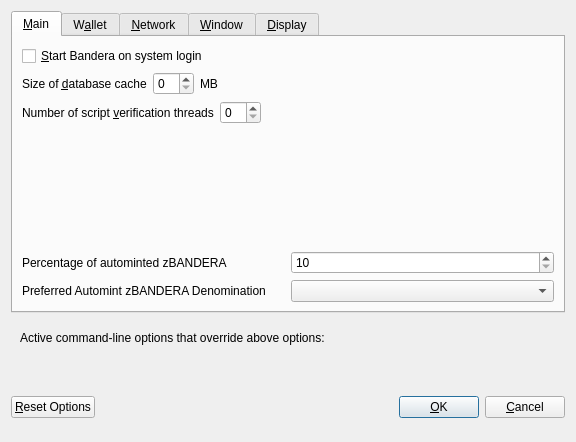
<?xml version="1.0" encoding="UTF-8"?>
<ui version="4.0">
 <class>OptionsDialog</class>
 <widget class="QDialog" name="OptionsDialog">
  <property name="geometry">
   <rect>
    <x>0</x>
    <y>0</y>
    <width>576</width>
    <height>442</height>
   </rect>
  </property>
  <property name="windowTitle">
   <string>Options</string>
  </property>
  <property name="modal">
   <bool>true</bool>
  </property>
  <layout class="QVBoxLayout" name="verticalLayout">
   <item>
    <widget class="QTabWidget" name="tabWidget">
     <property name="currentIndex">
      <number>0</number>
     </property>
     <widget class="QWidget" name="tabMain">
      <attribute name="title">
       <string>&amp;Main</string>
      </attribute>
      <layout class="QVBoxLayout" name="verticalLayout_Main">
       <item>
        <widget class="QCheckBox" name="bitcoinAtStartup">
         <property name="toolTip">
          <string>Automatically start Bandera after logging in to the system.</string>
         </property>
         <property name="text">
          <string>&amp;Start Bandera on system login</string>
         </property>
        </widget>
       </item>
       <item>
        <layout class="QHBoxLayout" name="horizontalLayout_2_Main">
         <item>
          <widget class="QLabel" name="databaseCacheLabel">
           <property name="text">
            <string>Size of &amp;database cache</string>
           </property>
           <property name="textFormat">
            <enum>Qt::PlainText</enum>
           </property>
           <property name="buddy">
            <cstring>databaseCache</cstring>
           </property>
          </widget>
         </item>
         <item>
          <widget class="QSpinBox" name="databaseCache"/>
         </item>
         <item>
          <widget class="QLabel" name="databaseCacheUnitLabel">
           <property name="text">
            <string>MB</string>
           </property>
           <property name="textFormat">
            <enum>Qt::PlainText</enum>
           </property>
          </widget>
         </item>
         <item>
          <spacer name="horizontalSpacer_2_Main">
           <property name="orientation">
            <enum>Qt::Horizontal</enum>
           </property>
           <property name="sizeHint" stdset="0">
            <size>
             <width>40</width>
             <height>20</height>
            </size>
           </property>
          </spacer>
         </item>
        </layout>
       </item>
       <item>
        <layout class="QHBoxLayout" name="horizontalLayout_3_Main">
         <item>
          <widget class="QLabel" name="threadsScriptVerifLabel">
           <property name="text">
            <string>Number of script &amp;verification threads</string>
           </property>
           <property name="textFormat">
            <enum>Qt::PlainText</enum>
           </property>
           <property name="buddy">
            <cstring>threadsScriptVerif</cstring>
           </property>
          </widget>
         </item>
         <item>
          <widget class="QSpinBox" name="threadsScriptVerif">
           <property name="toolTip">
            <string>(0 = auto, &lt;0 = leave that many cores free)</string>
           </property>
          </widget>
         </item>
         <item>
          <spacer name="horizontalSpacer_3_Main">
           <property name="orientation">
            <enum>Qt::Horizontal</enum>
           </property>
           <property name="sizeHint" stdset="0">
            <size>
             <width>40</width>
             <height>20</height>
            </size>
           </property>
          </spacer>
         </item>
        </layout>
       </item>
       <item>
        <spacer name="verticalSpacer_2">
         <property name="orientation">
          <enum>Qt::Vertical</enum>
         </property>
         <property name="sizeHint" stdset="0">
          <size>
           <width>20</width>
           <height>40</height>
          </size>
         </property>
        </spacer>
       </item>
       <item>
        <layout class="QHBoxLayout" name="horizontalLayout_3">
         <item>
          <widget class="QLabel" name="percentage_label">
           <property name="toolTip">
            <string>Percentage of incoming BANDERA which get automatically converted to zBANDERA via Zerocoin Protocol (min: 10%)</string>
           </property>
           <property name="text">
            <string>Percentage of autominted zBANDERA</string>
           </property>
          </widget>
         </item>
         <item>
          <widget class="QSpinBox" name="zeromintPercentage">
           <property name="minimum">
            <number>10</number>
           </property>
           <property name="maximum">
            <number>100</number>
           </property>
          </widget>
         </item>
        </layout>
       </item>
       <item>
        <layout class="QHBoxLayout" name="horizontalLayout" stretch="0,0">
         <property name="sizeConstraint">
          <enum>QLayout::SetFixedSize</enum>
         </property>
         <item>
          <widget class="QLabel" name="labelPreferredDenom">
           <property name="maximumSize">
            <size>
             <width>16777215</width>
             <height>16777215</height>
            </size>
           </property>
           <property name="toolTip">
            <string>Wait with automatic conversion to Zerocoin until enough BANDERA for this denomination is available</string>
           </property>
           <property name="text">
            <string>Preferred Automint zBANDERA Denomination</string>
           </property>
          </widget>
         </item>
         <item>
          <widget class="QComboBox" name="preferredDenom">
           <property name="maximumSize">
            <size>
             <width>16777215</width>
             <height>27</height>
            </size>
           </property>
           <property name="toolTip">
            <string>Wait with automatic conversion to Zerocoin until enough BANDERA for this denomination is available</string>
           </property>
           <property name="maxVisibleItems">
            <number>9</number>
           </property>
           <property name="maxCount">
            <number>9</number>
           </property>
          </widget>
         </item>
        </layout>
       </item>
      </layout>
     </widget>
     <widget class="QWidget" name="tabWallet">
      <attribute name="title">
       <string>W&amp;allet</string>
      </attribute>
      <layout class="QVBoxLayout" name="verticalLayout_Wallet">
       <item>
        <widget class="QGroupBox" name="groupBox">
         <property name="title">
          <string>Expert</string>
         </property>
         <layout class="QVBoxLayout" name="verticalLayout_2">
          <item>
           <widget class="QCheckBox" name="coinControlFeatures">
            <property name="toolTip">
             <string>Whether to show coin control features or not.</string>
            </property>
            <property name="text">
             <string>Enable coin &amp;control features</string>
            </property>
           </widget>
          </item>
          <item>
           <widget class="QCheckBox" name="showMasternodesTab">
            <property name="toolTip">
             <string>Show additional tab listing all your masternodes in first sub-tab&lt;br/&gt;and all masternodes on the network in second sub-tab.</string>
            </property>
            <property name="text">
             <string>Show Masternodes Tab</string>
            </property>
           </widget>
          </item>
          <item>
           <widget class="QCheckBox" name="spendZeroConfChange">
            <property name="toolTip">
             <string>If you disable the spending of unconfirmed change, the change from a transaction&lt;br/&gt;cannot be used until that transaction has at least one confirmation.&lt;br/&gt;This also affects how your balance is computed.</string>
            </property>
            <property name="text">
             <string>&amp;Spend unconfirmed change</string>
            </property>
           </widget>
          </item>
         </layout>
        </widget>
       </item>
       <item>
        <spacer name="verticalSpacer_Wallet">
         <property name="orientation">
          <enum>Qt::Vertical</enum>
         </property>
         <property name="sizeHint" stdset="0">
          <size>
           <width>20</width>
           <height>40</height>
          </size>
         </property>
        </spacer>
       </item>
      </layout>
     </widget>
     <widget class="QWidget" name="tabNetwork">
      <attribute name="title">
       <string>&amp;Network</string>
      </attribute>
      <layout class="QVBoxLayout" name="verticalLayout_Network">
       <item>
        <widget class="QCheckBox" name="mapPortUpnp">
         <property name="toolTip">
          <string>Automatically open the Bandera client port on the router. This only works when your router supports UPnP and it is enabled.</string>
         </property>
         <property name="text">
          <string>Map port using &amp;UPnP</string>
         </property>
        </widget>
       </item>
       <item>
        <widget class="QCheckBox" name="allowIncoming">
         <property name="toolTip">
          <string>Accept connections from outside</string>
         </property>
         <property name="text">
          <string>Allow incoming connections</string>
         </property>
        </widget>
       </item>
       <item>
        <widget class="QCheckBox" name="connectSocks">
         <property name="toolTip">
          <string>Connect to the Bandera network through a SOCKS5 proxy.</string>
         </property>
         <property name="text">
          <string>&amp;Connect through SOCKS5 proxy (default proxy):</string>
         </property>
        </widget>
       </item>
       <item>
        <layout class="QHBoxLayout" name="horizontalLayout_1_Network">
         <item>
          <widget class="QLabel" name="proxyIpLabel">
           <property name="text">
            <string>Proxy &amp;IP:</string>
           </property>
           <property name="textFormat">
            <enum>Qt::PlainText</enum>
           </property>
           <property name="buddy">
            <cstring>proxyIp</cstring>
           </property>
          </widget>
         </item>
         <item>
          <widget class="QValidatedLineEdit" name="proxyIp">
           <property name="minimumSize">
            <size>
             <width>140</width>
             <height>0</height>
            </size>
           </property>
           <property name="maximumSize">
            <size>
             <width>140</width>
             <height>16777215</height>
            </size>
           </property>
           <property name="toolTip">
            <string>IP address of the proxy (e.g. IPv4: 127.0.0.1 / IPv6: ::1)</string>
           </property>
          </widget>
         </item>
         <item>
          <widget class="QLabel" name="proxyPortLabel">
           <property name="text">
            <string>&amp;Port:</string>
           </property>
           <property name="textFormat">
            <enum>Qt::PlainText</enum>
           </property>
           <property name="buddy">
            <cstring>proxyPort</cstring>
           </property>
          </widget>
         </item>
         <item>
          <widget class="QLineEdit" name="proxyPort">
           <property name="minimumSize">
            <size>
             <width>55</width>
             <height>0</height>
            </size>
           </property>
           <property name="maximumSize">
            <size>
             <width>55</width>
             <height>16777215</height>
            </size>
           </property>
           <property name="toolTip">
            <string>Port of the proxy (e.g. 9050)</string>
           </property>
          </widget>
         </item>
         <item>
          <spacer name="horizontalSpacer_1_Network">
           <property name="orientation">
            <enum>Qt::Horizontal</enum>
           </property>
           <property name="sizeHint" stdset="0">
            <size>
             <width>40</width>
             <height>20</height>
            </size>
           </property>
          </spacer>
         </item>
        </layout>
       </item>
       <item>
        <spacer name="verticalSpacer_Network">
         <property name="orientation">
          <enum>Qt::Vertical</enum>
         </property>
         <property name="sizeHint" stdset="0">
          <size>
           <width>20</width>
           <height>40</height>
          </size>
         </property>
        </spacer>
       </item>
      </layout>
     </widget>
     <widget class="QWidget" name="tabWindow">
      <attribute name="title">
       <string>&amp;Window</string>
      </attribute>
      <layout class="QVBoxLayout" name="verticalLayout_Window">
       <item>
        <widget class="QCheckBox" name="minimizeToTray">
         <property name="toolTip">
          <string>Show only a tray icon after minimizing the window.</string>
         </property>
         <property name="text">
          <string>&amp;Minimize to the tray instead of the taskbar</string>
         </property>
        </widget>
       </item>
       <item>
        <widget class="QCheckBox" name="minimizeOnClose">
         <property name="toolTip">
          <string>Minimize instead of exit the application when the window is closed. When this option is enabled, the application will be closed only after selecting Quit in the menu.</string>
         </property>
         <property name="text">
          <string>M&amp;inimize on close</string>
         </property>
        </widget>
       </item>
       <item>
        <spacer name="verticalSpacer_Window">
         <property name="orientation">
          <enum>Qt::Vertical</enum>
         </property>
         <property name="sizeHint" stdset="0">
          <size>
           <width>20</width>
           <height>40</height>
          </size>
         </property>
        </spacer>
       </item>
      </layout>
     </widget>
     <widget class="QWidget" name="tabDisplay">
      <attribute name="title">
       <string>&amp;Display</string>
      </attribute>
      <layout class="QVBoxLayout" name="verticalLayout_Display">
       <item>
        <layout class="QHBoxLayout" name="horizontalLayout_1_Display">
         <item>
          <widget class="QLabel" name="langLabel">
           <property name="text">
            <string>User Interface &amp;language:</string>
           </property>
           <property name="textFormat">
            <enum>Qt::PlainText</enum>
           </property>
           <property name="buddy">
            <cstring>lang</cstring>
           </property>
          </widget>
         </item>
         <item>
          <widget class="QValueComboBox" name="lang">
           <property name="toolTip">
            <string>The user interface language can be set here. This setting will take effect after restarting Bandera.</string>
           </property>
          </widget>
         </item>
        </layout>
       </item>
       <item>
        <widget class="QLabel" name="label_3">
         <property name="toolTip">
          <string notr="true"/>
         </property>
         <property name="statusTip">
          <string notr="true"/>
         </property>
         <property name="whatsThis">
          <string notr="true"/>
         </property>
         <property name="accessibleName">
          <string notr="true"/>
         </property>
         <property name="text">
          <string>Language missing or translation incomplete? Help contributing translations here:
https://www.transifex.com/bandera-project/bandera-project-translations</string>
         </property>
         <property name="wordWrap">
          <bool>true</bool>
         </property>
         <property name="openExternalLinks">
          <bool>true</bool>
         </property>
         <property name="textInteractionFlags">
          <set>Qt::TextBrowserInteraction</set>
         </property>
        </widget>
       </item>
       <item>
        <layout class="QHBoxLayout" name="horizontalLayout_4_Display" stretch="0,0">
         <item>
          <widget class="QLabel" name="themeLabel">
           <property name="text">
            <string>User Interface Theme:</string>
           </property>
          </widget>
         </item>
         <item>
          <widget class="QValueComboBox" name="theme"/>
         </item>
        </layout>
       </item>
       <item>
        <widget class="Line" name="line">
         <property name="orientation">
          <enum>Qt::Horizontal</enum>
         </property>
        </widget>
       </item>
       <item>
        <layout class="QHBoxLayout" name="horizontalLayout_2_Display">
         <item>
          <widget class="QLabel" name="unitLabel">
           <property name="text">
            <string>&amp;Unit to show amounts in:</string>
           </property>
           <property name="textFormat">
            <enum>Qt::PlainText</enum>
           </property>
           <property name="buddy">
            <cstring>unit</cstring>
           </property>
          </widget>
         </item>
         <item>
          <widget class="QValueComboBox" name="unit">
           <property name="toolTip">
            <string>Choose the default subdivision unit to show in the interface and when sending coins.</string>
           </property>
          </widget>
         </item>
        </layout>
       </item>
       <item>
        <layout class="QHBoxLayout" name="horizontalLayout_5_Display">
         <item>
          <widget class="QLabel" name="digitsLabel">
           <property name="text">
            <string>Decimal digits</string>
           </property>
          </widget>
         </item>
         <item>
          <widget class="QValueComboBox" name="digits"/>
         </item>
        </layout>
       </item>
       <item>
        <layout class="QHBoxLayout" name="horizontalLayout_3_Display">
         <item>
          <widget class="QLabel" name="thirdPartyTxUrlsLabel">
           <property name="toolTip">
            <string>Third party URLs (e.g. a block explorer) that appear in the transactions tab as context menu items. %s in the URL is replaced by transaction hash. Multiple URLs are separated by vertical bar |.</string>
           </property>
           <property name="text">
            <string>Third party transaction URLs</string>
           </property>
           <property name="buddy">
            <cstring>thirdPartyTxUrls</cstring>
           </property>
          </widget>
         </item>
         <item>
          <widget class="QLineEdit" name="thirdPartyTxUrls">
           <property name="toolTip">
            <string>Third party URLs (e.g. a block explorer) that appear in the transactions tab as context menu items. %s in the URL is replaced by transaction hash. Multiple URLs are separated by vertical bar |.</string>
           </property>
          </widget>
         </item>
        </layout>
       </item>
       <item>
        <spacer name="verticalSpacer">
         <property name="orientation">
          <enum>Qt::Vertical</enum>
         </property>
         <property name="sizeHint" stdset="0">
          <size>
           <width>20</width>
           <height>40</height>
          </size>
         </property>
        </spacer>
       </item>
      </layout>
     </widget>
    </widget>
   </item>
   <item>
    <widget class="QFrame" name="frame">
     <layout class="QVBoxLayout" name="verticalLayout_Bottom">
      <item>
       <layout class="QHBoxLayout" name="horizontalLayout_Bottom">
        <item>
         <widget class="QLabel" name="overriddenByCommandLineInfoLabel">
          <property name="text">
           <string>Active command-line options that override above options:</string>
          </property>
          <property name="textFormat">
           <enum>Qt::PlainText</enum>
          </property>
         </widget>
        </item>
        <item>
         <spacer name="horizontalSpacer_Bottom">
          <property name="orientation">
           <enum>Qt::Horizontal</enum>
          </property>
          <property name="sizeHint" stdset="0">
           <size>
            <width>40</width>
            <height>20</height>
           </size>
          </property>
         </spacer>
        </item>
       </layout>
      </item>
      <item>
       <widget class="QLabel" name="overriddenByCommandLineLabel">
        <property name="text">
         <string/>
        </property>
        <property name="textFormat">
         <enum>Qt::PlainText</enum>
        </property>
        <property name="wordWrap">
         <bool>true</bool>
        </property>
       </widget>
      </item>
     </layout>
    </widget>
   </item>
   <item>
    <layout class="QHBoxLayout" name="horizontalLayout_Buttons">
     <item>
      <widget class="QPushButton" name="resetButton">
       <property name="toolTip">
        <string>Reset all client options to default.</string>
       </property>
       <property name="text">
        <string>&amp;Reset Options</string>
       </property>
       <property name="autoDefault">
        <bool>false</bool>
       </property>
      </widget>
     </item>
     <item>
      <spacer name="horizontalSpacer_1">
       <property name="orientation">
        <enum>Qt::Horizontal</enum>
       </property>
       <property name="sizeHint" stdset="0">
        <size>
         <width>40</width>
         <height>48</height>
        </size>
       </property>
      </spacer>
     </item>
     <item>
      <widget class="QLabel" name="statusLabel">
       <property name="minimumSize">
        <size>
         <width>200</width>
         <height>0</height>
        </size>
       </property>
       <property name="font">
        <font>
         <weight>75</weight>
         <bold>true</bold>
        </font>
       </property>
       <property name="text">
        <string/>
       </property>
       <property name="textFormat">
        <enum>Qt::PlainText</enum>
       </property>
       <property name="wordWrap">
        <bool>true</bool>
       </property>
      </widget>
     </item>
     <item>
      <spacer name="horizontalSpacer_2">
       <property name="orientation">
        <enum>Qt::Horizontal</enum>
       </property>
       <property name="sizeHint" stdset="0">
        <size>
         <width>40</width>
         <height>48</height>
        </size>
       </property>
      </spacer>
     </item>
     <item>
      <widget class="QPushButton" name="okButton">
       <property name="text">
        <string>&amp;OK</string>
       </property>
       <property name="autoDefault">
        <bool>false</bool>
       </property>
       <property name="default">
        <bool>true</bool>
       </property>
      </widget>
     </item>
     <item>
      <widget class="QPushButton" name="cancelButton">
       <property name="text">
        <string>&amp;Cancel</string>
       </property>
       <property name="autoDefault">
        <bool>false</bool>
       </property>
      </widget>
     </item>
    </layout>
   </item>
  </layout>
 </widget>
 <customwidgets>
  <customwidget>
   <class>QValidatedLineEdit</class>
   <extends>QLineEdit</extends>
   <header>qvalidatedlineedit.h</header>
  </customwidget>
  <customwidget>
   <class>QValueComboBox</class>
   <extends>QComboBox</extends>
   <header>qvaluecombobox.h</header>
  </customwidget>
 </customwidgets>
 <resources/>
 <connections/>
</ui>
